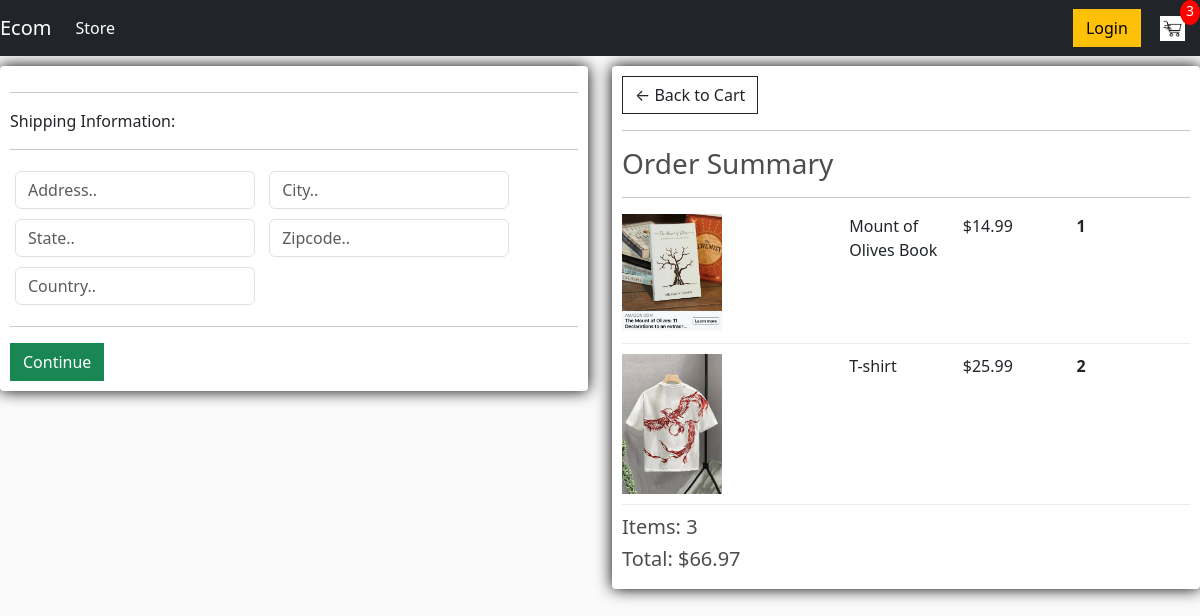
Before: /checkout/ (signed in) with the older database file.
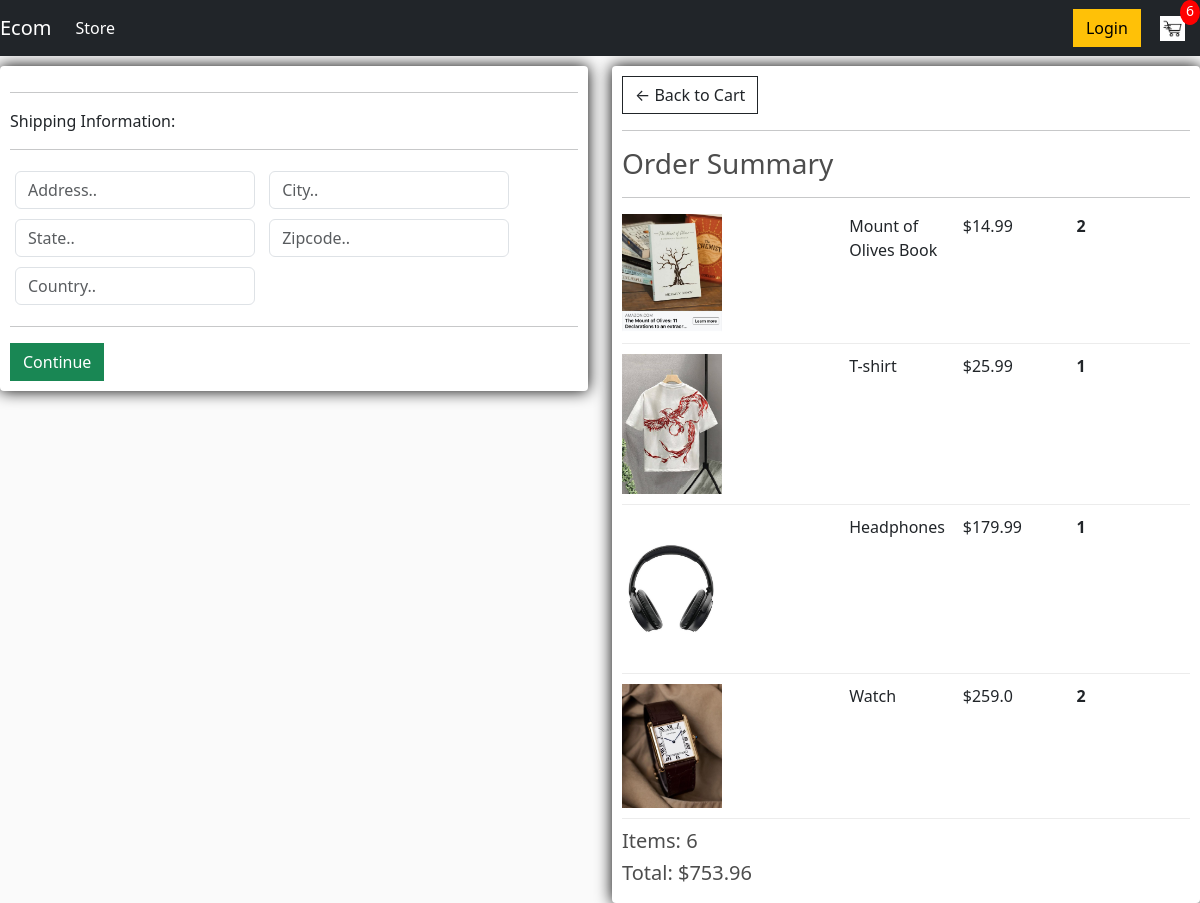
After: the same page with the newer database file.
### store/models.py (models this page shows, shortened)
class OrderItem(models.Model):
    product = models.ForeignKey(Product, on_delete=models.SET_NULL, null=True)
    order = models.ForeignKey(Order, on_delete=models.SET_NULL, null=True)
    quantity = models.IntegerField(default=0, null=True, blank=True)
    date_added = models.DateTimeField(auto_now_add=True)
    @property
    def get_total(self):
        total = self.product.price * self.quantity
        return total

class Product(models.Model):
     name = models.CharField(max_length=255, null=True)
     price = models.FloatField()
     digital = models.BooleanField(default=False, null=True, blank=False)
     image = models.ImageField(null=True,blank=True)
     @property
     def imageURL(self):
        try:
             url=self.image.url
        except:
            url = ''
        return url

class Order(models.Model):
    customer = models.ForeignKey(Customer, on_delete = models.SET_NULL, blank = True, null = True)
    date_ordered = models.DateTimeField(auto_now_add=True)
    complete = models.BooleanField(default=False, null = True, blank =False)
    transaction_id =models.CharField(max_length=255,null=True)
    @property
    def shipping(self):
            shipping = False
            orderitems = self.orderitem_set.all()
            for i in orderitems:
                if i.product.digital == False:
                    shipping = True
            return shipping
    @property
    def get_cart_total(self):
        orderitems = self.orderitem_set.all()
        total = sum([item.get_total for item in orderitems])
        return total
    @property
    def get_cart_items(self):
        orderitems = self.orderitem_set.all()
        total = sum([item.quantity for item in orderitems])
        return total

### store/views.py (the view)
# urls.py: path('checkout/',views.checkout, name = "checkout"),
def checkout(request):
    if request.user.is_authenticated:
        customer=request.user.customer
        order, created = Order.objects.get_or_create(customer=customer, complete=False)
        item=order.orderitem_set.all()
        cartItems = order.get_cart_items
    else:
        items = []
        order = {'get_cart_total': 0, 'get_cart_items': 0, 'shipping': False}
        cartItems = order['get_cart_items']
    context = {'item' : item, 'order': order, 'cartItems' : cartItems}
    return render(request,'store/checkout.html', context)

### store/templates/store/checkout.html (shortened to what this page needs)
{% extends 'store/main.html' %}
{% load static %}
{% block content %}
<div class = "row">
    <div class = "col-lg-6">
        <div class = "box-element" id = "form-wrapper">
            <form id = "form">
                <div id = "shipping-info">
                    <hr>
                    <p>Shipping Information:</p>
                    <hr>
                    <div class = "form-field">
                        <input required class = "form-control" type = "text" name = "address" placeholder = "Address..">
                    </div>
                    <div class = "form-field">
                        <input required class = "form-control" type = "text" name = "city" placeholder = "City..">
                    </div>
                    <div class = "form-field">
                        <input required class = "form-control" type = "text" name = "state" placeholder = "State..">
                    </div>
                    <div class = "form-field">
                        <input required class = "form-control" type = "text" name = "zipcode" placeholder = "Zipcode..">
                    </div>
                    <div class = "form-field">
                        <input required class = "form-control" type = "text" name = "country" placeholder = "Country..">
                    </div>
                </div>
                <hr>
                <input id = "form-button" class = "btn btn-success btn-block" type = "submit" value = "Continue">
            </form>
        </div>
        <br>
    </div>
    <div class = "col-lg-6">
        <div class ="box-element" >
            <a class = "btn btn-outline-dark" href = "{% url 'cart' %}">&#x2190; Back to Cart </a>
            <hr>
            <h3>Order Summary</h3>
            <hr>
            {% for item in item %}
            <div class = "cart-row">
                <div style="flex: 2;"><img class = "row-image" src = "{{item.product.imageURL }}"> </div>
                <div style="flex: 1;"><p>{{item.product.name}}</p></div>
                <div style="flex: 1;"><p>${{item.product.price}}</p></div>
                <div style="flex: 1;"><p class = "quantity">{{item.quantity}}</p></div>
            </div>
            {% endfor %}
            <h5>Items: {{order.get_cart_items}}</h5>
            <h5>Total: ${{order.get_cart_total|floatformat:2}}</h5>
        </div>
    </div>
</div>
{% endblock content %}

Changed rows visible on the page:
changed OrderItem "Mount of Olives Book": quantity "1" → "2"
changed OrderItem "T-shirt": quantity "2" → "1"
added OrderItem: product.imageURL (picture), product.name "Headphones", product.price "179.99", quantity "1"
added OrderItem: product.imageURL (picture), product.name "Watch", product.price "259.0", quantity "2"
changed through a linked row, Order: get_cart_items "3" → "6"; get_cart_total "66.97" → "753.96"
Other visible differences:
{{ cartItems }}: "3" → "6"
